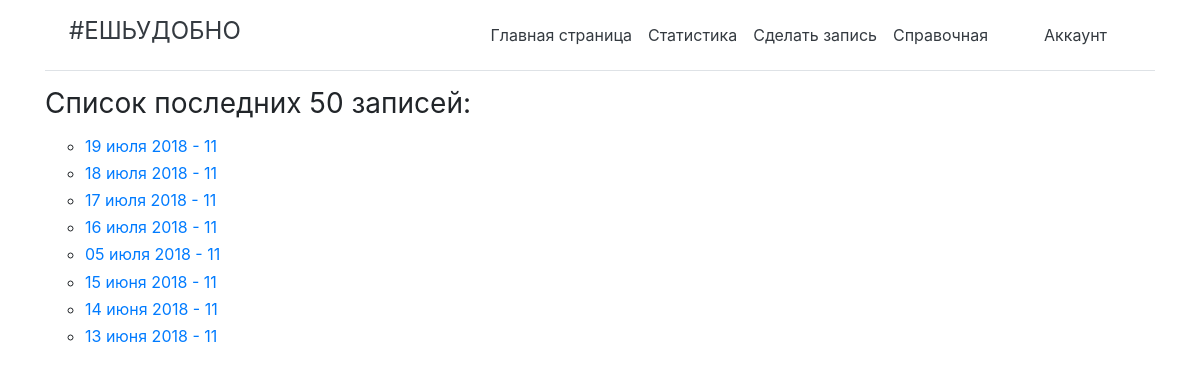
Page /write/edit/ (signed in) on the earlier database version.
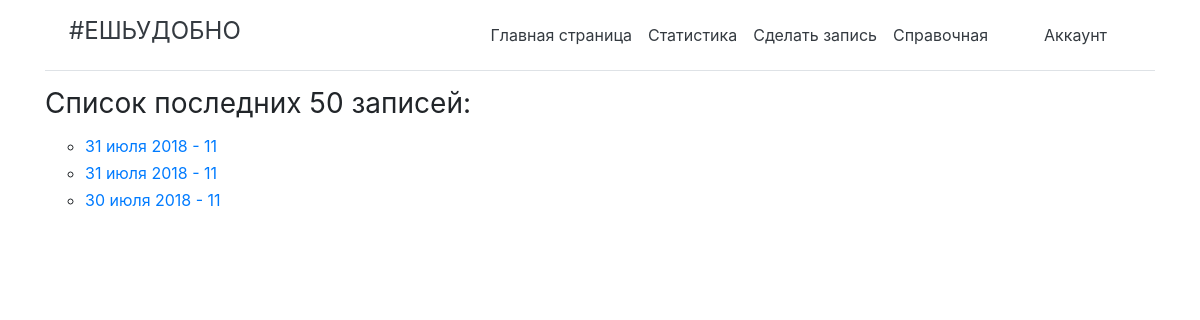
Same page on the later database version.
### app/models.py (models this page shows, shortened)
class State(models.Model):
    date = models.DateField(help_text = '- в формате дд.мм.гггг')
    status = models.CharField(max_length=1)
    people = models.ManyToManyField(People,
        help_text = '-выберите только тех, кто пришел!',
        related_name="peoples",
        blank = 'true')
    school_class = models.CharField(max_length=10)
    school_class_id = models.CharField(max_length=10)
    author = models.CharField(max_length=100)
    availability = models.CharField(max_length=2)
    class Meta:
        ordering = ['-date']

### app/views.py (the view)
# urls.py: path('write/edit/', views.list, name = 'list'),
@login_required
def list(request):
    if request.user.groups.get().name == 'Writer':
        state = State.objects.filter(availability='+').order_by('-date')[0:50]
        return render(
            request,
            'app/list.html',
            context = {'state':state})
    else:
        return render(
            request,
            'app/permissions.html')

### app/templates/app/list.html (shortened to what this page needs)
{% extends "base_generic.html" %}
{% block content %}
<div class="container">
	<h3 class="font-weight-normal">Список последних 50 записей:</h3>
	<ul class="ul">
	  {% for i in state %}
	    <h6 <h3 class="font-weight-normal"><li><a href="{{i.id}}">{{i.date}} - {{i.school_class}}</a></li>
	    </h6>
	  {% endfor %}
	</ul>
</div>
{% endblock %}

Differences in the rows shown:
removed State: date "19 июля 2018", school_class "11"
removed State: date "18 июля 2018", school_class "11"
removed State: date "17 июля 2018", school_class "11"
removed State: date "16 июля 2018", school_class "11"
removed State: date "05 июля 2018", school_class "11"
removed State: date "15 июня 2018", school_class "11"
removed State: date "14 июня 2018", school_class "11"
removed State: date "13 июня 2018", school_class "11"
added State: date "31 июля 2018", school_class "11"
added State: date "31 июля 2018", school_class "11"
added State: date "30 июля 2018", school_class "11"
